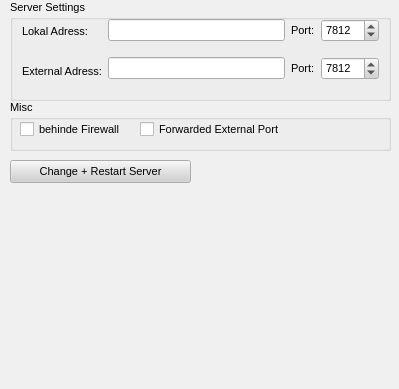
<ui version="4.0" >
 <class>ServerPage</class>
 <widget class="QWidget" name="ServerPage" >
  <property name="geometry" >
   <rect>
    <x>0</x>
    <y>0</y>
    <width>399</width>
    <height>389</height>
   </rect>
  </property>
  <property name="sizePolicy" >
   <sizepolicy>
    <hsizetype>7</hsizetype>
    <vsizetype>7</vsizetype>
    <horstretch>0</horstretch>
    <verstretch>0</verstretch>
   </sizepolicy>
  </property>
  <property name="palette" >
   <palette>
    <active>
     <colorrole role="WindowText" >
      <brush brushstyle="SolidPattern" >
       <color alpha="255" >
        <red>0</red>
        <green>0</green>
        <blue>0</blue>
       </color>
      </brush>
     </colorrole>
     <colorrole role="Button" >
      <brush brushstyle="SolidPattern" >
       <color alpha="255" >
        <red>208</red>
        <green>208</green>
        <blue>208</blue>
       </color>
      </brush>
     </colorrole>
     <colorrole role="Light" >
      <brush brushstyle="SolidPattern" >
       <color alpha="255" >
        <red>255</red>
        <green>255</green>
        <blue>255</blue>
       </color>
      </brush>
     </colorrole>
     <colorrole role="Midlight" >
      <brush brushstyle="SolidPattern" >
       <color alpha="255" >
        <red>247</red>
        <green>247</green>
        <blue>247</blue>
       </color>
      </brush>
     </colorrole>
     <colorrole role="Dark" >
      <brush brushstyle="SolidPattern" >
       <color alpha="255" >
        <red>104</red>
        <green>104</green>
        <blue>104</blue>
       </color>
      </brush>
     </colorrole>
     <colorrole role="Mid" >
      <brush brushstyle="SolidPattern" >
       <color alpha="255" >
        <red>139</red>
        <green>139</green>
        <blue>139</blue>
       </color>
      </brush>
     </colorrole>
     <colorrole role="Text" >
      <brush brushstyle="SolidPattern" >
       <color alpha="255" >
        <red>0</red>
        <green>0</green>
        <blue>0</blue>
       </color>
      </brush>
     </colorrole>
     <colorrole role="BrightText" >
      <brush brushstyle="SolidPattern" >
       <color alpha="255" >
        <red>255</red>
        <green>255</green>
        <blue>255</blue>
       </color>
      </brush>
     </colorrole>
     <colorrole role="ButtonText" >
      <brush brushstyle="SolidPattern" >
       <color alpha="255" >
        <red>0</red>
        <green>0</green>
        <blue>0</blue>
       </color>
      </brush>
     </colorrole>
     <colorrole role="Base" >
      <brush brushstyle="SolidPattern" >
       <color alpha="255" >
        <red>255</red>
        <green>255</green>
        <blue>255</blue>
       </color>
      </brush>
     </colorrole>
     <colorrole role="Window" >
      <brush brushstyle="SolidPattern" >
       <color alpha="255" >
        <red>240</red>
        <green>240</green>
        <blue>240</blue>
       </color>
      </brush>
     </colorrole>
     <colorrole role="Shadow" >
      <brush brushstyle="SolidPattern" >
       <color alpha="255" >
        <red>0</red>
        <green>0</green>
        <blue>0</blue>
       </color>
      </brush>
     </colorrole>
     <colorrole role="Highlight" >
      <brush brushstyle="SolidPattern" >
       <color alpha="255" >
        <red>0</red>
        <green>0</green>
        <blue>128</blue>
       </color>
      </brush>
     </colorrole>
     <colorrole role="HighlightedText" >
      <brush brushstyle="SolidPattern" >
       <color alpha="255" >
        <red>255</red>
        <green>255</green>
        <blue>255</blue>
       </color>
      </brush>
     </colorrole>
     <colorrole role="Link" >
      <brush brushstyle="SolidPattern" >
       <color alpha="255" >
        <red>0</red>
        <green>0</green>
        <blue>255</blue>
       </color>
      </brush>
     </colorrole>
     <colorrole role="LinkVisited" >
      <brush brushstyle="SolidPattern" >
       <color alpha="255" >
        <red>255</red>
        <green>0</green>
        <blue>255</blue>
       </color>
      </brush>
     </colorrole>
     <colorrole role="AlternateBase" >
      <brush brushstyle="SolidPattern" >
       <color alpha="255" >
        <red>231</red>
        <green>231</green>
        <blue>231</blue>
       </color>
      </brush>
     </colorrole>
    </active>
    <inactive>
     <colorrole role="WindowText" >
      <brush brushstyle="SolidPattern" >
       <color alpha="255" >
        <red>0</red>
        <green>0</green>
        <blue>0</blue>
       </color>
      </brush>
     </colorrole>
     <colorrole role="Button" >
      <brush brushstyle="SolidPattern" >
       <color alpha="255" >
        <red>208</red>
        <green>208</green>
        <blue>208</blue>
       </color>
      </brush>
     </colorrole>
     <colorrole role="Light" >
      <brush brushstyle="SolidPattern" >
       <color alpha="255" >
        <red>255</red>
        <green>255</green>
        <blue>255</blue>
       </color>
      </brush>
     </colorrole>
     <colorrole role="Midlight" >
      <brush brushstyle="SolidPattern" >
       <color alpha="255" >
        <red>247</red>
        <green>247</green>
        <blue>247</blue>
       </color>
      </brush>
     </colorrole>
     <colorrole role="Dark" >
      <brush brushstyle="SolidPattern" >
       <color alpha="255" >
        <red>104</red>
        <green>104</green>
        <blue>104</blue>
       </color>
      </brush>
     </colorrole>
     <colorrole role="Mid" >
      <brush brushstyle="SolidPattern" >
       <color alpha="255" >
        <red>139</red>
        <green>139</green>
        <blue>139</blue>
       </color>
      </brush>
     </colorrole>
     <colorrole role="Text" >
      <brush brushstyle="SolidPattern" >
       <color alpha="255" >
        <red>0</red>
        <green>0</green>
        <blue>0</blue>
       </color>
      </brush>
     </colorrole>
     <colorrole role="BrightText" >
      <brush brushstyle="SolidPattern" >
       <color alpha="255" >
        <red>255</red>
        <green>255</green>
        <blue>255</blue>
       </color>
      </brush>
     </colorrole>
     <colorrole role="ButtonText" >
      <brush brushstyle="SolidPattern" >
       <color alpha="255" >
        <red>0</red>
        <green>0</green>
        <blue>0</blue>
       </color>
      </brush>
     </colorrole>
     <colorrole role="Base" >
      <brush brushstyle="SolidPattern" >
       <color alpha="255" >
        <red>255</red>
        <green>255</green>
        <blue>255</blue>
       </color>
      </brush>
     </colorrole>
     <colorrole role="Window" >
      <brush brushstyle="SolidPattern" >
       <color alpha="255" >
        <red>240</red>
        <green>240</green>
        <blue>240</blue>
       </color>
      </brush>
     </colorrole>
     <colorrole role="Shadow" >
      <brush brushstyle="SolidPattern" >
       <color alpha="255" >
        <red>0</red>
        <green>0</green>
        <blue>0</blue>
       </color>
      </brush>
     </colorrole>
     <colorrole role="Highlight" >
      <brush brushstyle="SolidPattern" >
       <color alpha="255" >
        <red>192</red>
        <green>192</green>
        <blue>192</blue>
       </color>
      </brush>
     </colorrole>
     <colorrole role="HighlightedText" >
      <brush brushstyle="SolidPattern" >
       <color alpha="255" >
        <red>0</red>
        <green>0</green>
        <blue>0</blue>
       </color>
      </brush>
     </colorrole>
     <colorrole role="Link" >
      <brush brushstyle="SolidPattern" >
       <color alpha="255" >
        <red>0</red>
        <green>0</green>
        <blue>255</blue>
       </color>
      </brush>
     </colorrole>
     <colorrole role="LinkVisited" >
      <brush brushstyle="SolidPattern" >
       <color alpha="255" >
        <red>255</red>
        <green>0</green>
        <blue>255</blue>
       </color>
      </brush>
     </colorrole>
     <colorrole role="AlternateBase" >
      <brush brushstyle="SolidPattern" >
       <color alpha="255" >
        <red>231</red>
        <green>231</green>
        <blue>231</blue>
       </color>
      </brush>
     </colorrole>
    </inactive>
    <disabled>
     <colorrole role="WindowText" >
      <brush brushstyle="SolidPattern" >
       <color alpha="255" >
        <red>104</red>
        <green>104</green>
        <blue>104</blue>
       </color>
      </brush>
     </colorrole>
     <colorrole role="Button" >
      <brush brushstyle="SolidPattern" >
       <color alpha="255" >
        <red>208</red>
        <green>208</green>
        <blue>208</blue>
       </color>
      </brush>
     </colorrole>
     <colorrole role="Light" >
      <brush brushstyle="SolidPattern" >
       <color alpha="255" >
        <red>255</red>
        <green>255</green>
        <blue>255</blue>
       </color>
      </brush>
     </colorrole>
     <colorrole role="Midlight" >
      <brush brushstyle="SolidPattern" >
       <color alpha="255" >
        <red>247</red>
        <green>247</green>
        <blue>247</blue>
       </color>
      </brush>
     </colorrole>
     <colorrole role="Dark" >
      <brush brushstyle="SolidPattern" >
       <color alpha="255" >
        <red>104</red>
        <green>104</green>
        <blue>104</blue>
       </color>
      </brush>
     </colorrole>
     <colorrole role="Mid" >
      <brush brushstyle="SolidPattern" >
       <color alpha="255" >
        <red>139</red>
        <green>139</green>
        <blue>139</blue>
       </color>
      </brush>
     </colorrole>
     <colorrole role="Text" >
      <brush brushstyle="SolidPattern" >
       <color alpha="255" >
        <red>104</red>
        <green>104</green>
        <blue>104</blue>
       </color>
      </brush>
     </colorrole>
     <colorrole role="BrightText" >
      <brush brushstyle="SolidPattern" >
       <color alpha="255" >
        <red>255</red>
        <green>255</green>
        <blue>255</blue>
       </color>
      </brush>
     </colorrole>
     <colorrole role="ButtonText" >
      <brush brushstyle="SolidPattern" >
       <color alpha="255" >
        <red>104</red>
        <green>104</green>
        <blue>104</blue>
       </color>
      </brush>
     </colorrole>
     <colorrole role="Base" >
      <brush brushstyle="SolidPattern" >
       <color alpha="255" >
        <red>240</red>
        <green>240</green>
        <blue>240</blue>
       </color>
      </brush>
     </colorrole>
     <colorrole role="Window" >
      <brush brushstyle="SolidPattern" >
       <color alpha="255" >
        <red>240</red>
        <green>240</green>
        <blue>240</blue>
       </color>
      </brush>
     </colorrole>
     <colorrole role="Shadow" >
      <brush brushstyle="SolidPattern" >
       <color alpha="255" >
        <red>0</red>
        <green>0</green>
        <blue>0</blue>
       </color>
      </brush>
     </colorrole>
     <colorrole role="Highlight" >
      <brush brushstyle="SolidPattern" >
       <color alpha="255" >
        <red>0</red>
        <green>0</green>
        <blue>128</blue>
       </color>
      </brush>
     </colorrole>
     <colorrole role="HighlightedText" >
      <brush brushstyle="SolidPattern" >
       <color alpha="255" >
        <red>255</red>
        <green>255</green>
        <blue>255</blue>
       </color>
      </brush>
     </colorrole>
     <colorrole role="Link" >
      <brush brushstyle="SolidPattern" >
       <color alpha="255" >
        <red>0</red>
        <green>0</green>
        <blue>255</blue>
       </color>
      </brush>
     </colorrole>
     <colorrole role="LinkVisited" >
      <brush brushstyle="SolidPattern" >
       <color alpha="255" >
        <red>255</red>
        <green>0</green>
        <blue>255</blue>
       </color>
      </brush>
     </colorrole>
     <colorrole role="AlternateBase" >
      <brush brushstyle="SolidPattern" >
       <color alpha="255" >
        <red>231</red>
        <green>231</green>
        <blue>231</blue>
       </color>
      </brush>
     </colorrole>
    </disabled>
   </palette>
  </property>
  <property name="font" >
   <font>
    <family>Arial</family>
    <pointsize>8</pointsize>
    <weight>50</weight>
    <italic>false</italic>
    <bold>false</bold>
    <underline>false</underline>
    <strikeout>false</strikeout>
   </font>
  </property>
  <property name="contextMenuPolicy" >
   <enum>Qt::NoContextMenu</enum>
  </property>
  <widget class="QPushButton" name="pushButton" >
   <property name="geometry" >
    <rect>
     <x>10</x>
     <y>160</y>
     <width>181</width>
     <height>23</height>
    </rect>
   </property>
   <property name="text" >
    <string>Change + Restart Server</string>
   </property>
  </widget>
  <widget class="QGroupBox" name="groupBox" >
   <property name="geometry" >
    <rect>
     <x>10</x>
     <y>0</y>
     <width>381</width>
     <height>101</height>
    </rect>
   </property>
   <property name="title" >
    <string>Server Settings</string>
   </property>
   <widget class="QLabel" name="label_2" >
    <property name="geometry" >
     <rect>
      <x>12</x>
      <y>61</y>
      <width>80</width>
      <height>21</height>
     </rect>
    </property>
    <property name="text" >
     <string>&lt;html>&lt;head>&lt;meta name="qrichtext" content="1" />&lt;style type="text/css">
p, li { white-space: pre-wrap; }
&lt;/style>&lt;/head>&lt;body style=" font-family:'Arial'; font-size:8pt; font-weight:400; font-style:normal; text-decoration:none;">
&lt;p style=" margin-top:0px; margin-bottom:0px; margin-left:0px; margin-right:0px; -qt-block-indent:0; text-indent:0px;">External Adress:&lt;/p>&lt;/body>&lt;/html></string>
    </property>
   </widget>
   <widget class="QLabel" name="label" >
    <property name="geometry" >
     <rect>
      <x>12</x>
      <y>21</y>
      <width>66</width>
      <height>21</height>
     </rect>
    </property>
    <property name="text" >
     <string>&lt;html>&lt;head>&lt;meta name="qrichtext" content="1" />&lt;style type="text/css">
p, li { white-space: pre-wrap; }
&lt;/style>&lt;/head>&lt;body style=" font-family:'Arial'; font-size:8pt; font-weight:400; font-style:normal; text-decoration:none;">
&lt;p style=" margin-top:0px; margin-bottom:0px; margin-left:0px; margin-right:0px; -qt-block-indent:0; text-indent:0px;">Lokal Adress:&lt;/p>&lt;/body>&lt;/html></string>
    </property>
   </widget>
   <widget class="QWidget" name="layoutWidget" >
    <property name="geometry" >
     <rect>
      <x>98</x>
      <y>10</y>
      <width>271</width>
      <height>81</height>
     </rect>
    </property>
    <layout class="QGridLayout" >
     <property name="margin" >
      <number>0</number>
     </property>
     <property name="spacing" >
      <number>6</number>
     </property>
     <item row="0" column="0" >
      <layout class="QGridLayout" >
       <property name="margin" >
        <number>0</number>
       </property>
       <property name="spacing" >
        <number>6</number>
       </property>
       <item row="0" column="0" >
        <widget class="QLineEdit" name="lineEdit" />
       </item>
       <item row="0" column="1" >
        <widget class="QLabel" name="label_4" >
         <property name="text" >
          <string>&lt;html>&lt;head>&lt;meta name="qrichtext" content="1" />&lt;style type="text/css">
p, li { white-space: pre-wrap; }
&lt;/style>&lt;/head>&lt;body style=" font-family:'Arial'; font-size:8pt; font-weight:400; font-style:normal; text-decoration:none;">
&lt;p style=" margin-top:0px; margin-bottom:0px; margin-left:0px; margin-right:0px; -qt-block-indent:0; text-indent:0px;">Port:&lt;/p>&lt;/body>&lt;/html></string>
         </property>
        </widget>
       </item>
       <item row="0" column="2" >
        <widget class="QSpinBox" name="spinBox_2" >
         <property name="maximum" >
          <number>65535</number>
         </property>
         <property name="minimum" >
          <number>1</number>
         </property>
         <property name="value" >
          <number>7812</number>
         </property>
        </widget>
       </item>
      </layout>
     </item>
     <item row="1" column="0" >
      <layout class="QGridLayout" >
       <property name="margin" >
        <number>0</number>
       </property>
       <property name="spacing" >
        <number>6</number>
       </property>
       <item row="0" column="2" >
        <widget class="QSpinBox" name="spinBox_3" >
         <property name="maximum" >
          <number>65535</number>
         </property>
         <property name="minimum" >
          <number>1</number>
         </property>
         <property name="value" >
          <number>7812</number>
         </property>
        </widget>
       </item>
       <item row="0" column="1" >
        <widget class="QLabel" name="label_3" >
         <property name="text" >
          <string>Port:</string>
         </property>
        </widget>
       </item>
       <item row="0" column="0" >
        <widget class="QLineEdit" name="lineEdit_2" />
       </item>
      </layout>
     </item>
    </layout>
   </widget>
  </widget>
  <widget class="QGroupBox" name="groupBox_2" >
   <property name="geometry" >
    <rect>
     <x>10</x>
     <y>100</y>
     <width>381</width>
     <height>51</height>
    </rect>
   </property>
   <property name="title" >
    <string>Misc</string>
   </property>
   <widget class="QCheckBox" name="checkBox" >
    <property name="geometry" >
     <rect>
      <x>10</x>
      <y>20</y>
      <width>131</width>
      <height>18</height>
     </rect>
    </property>
    <property name="text" >
     <string>behinde Firewall</string>
    </property>
   </widget>
   <widget class="QCheckBox" name="checkBox_2" >
    <property name="geometry" >
     <rect>
      <x>130</x>
      <y>20</y>
      <width>151</width>
      <height>18</height>
     </rect>
    </property>
    <property name="text" >
     <string>Forwarded External Port</string>
    </property>
   </widget>
  </widget>
 </widget>
 <resources>
  <include location="../images.qrc" />
 </resources>
 <connections/>
</ui>
